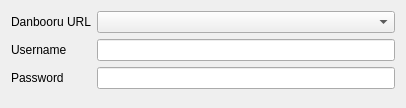
<?xml version="1.0" encoding="UTF-8"?>
<ui version="4.0">
 <class>connectForm</class>
 <widget class="QWidget" name="connectForm">
  <property name="geometry">
   <rect>
    <x>0</x>
    <y>0</y>
    <width>406</width>
    <height>108</height>
   </rect>
  </property>
  <property name="windowTitle">
   <string/>
  </property>
  <layout class="QFormLayout" name="formLayout">
   <property name="fieldGrowthPolicy">
    <enum>QFormLayout::ExpandingFieldsGrow</enum>
   </property>
   <item row="1" column="0">
    <widget class="QLabel" name="urlLabel">
     <property name="text">
      <string>Danbooru URL</string>
     </property>
    </widget>
   </item>
   <item row="2" column="0">
    <widget class="QLabel" name="userLabel">
     <property name="text">
      <string>Username</string>
     </property>
    </widget>
   </item>
   <item row="2" column="1">
    <widget class="KLineEdit" name="userLineEdit">
     <property name="clickMessage">
      <string>Danbooru username (optional)</string>
     </property>
    </widget>
   </item>
   <item row="4" column="0">
    <widget class="QLabel" name="passwordLabel">
     <property name="text">
      <string>Password</string>
     </property>
    </widget>
   </item>
   <item row="4" column="1">
    <widget class="KLineEdit" name="passwdLineEdit">
     <property name="clickMessage">
      <string>Danbooru password (optional)</string>
     </property>
     <property name="passwordMode">
      <bool>true</bool>
     </property>
    </widget>
   </item>
   <item row="1" column="1">
    <widget class="KComboBox" name="danbooruUrlComboBox">
     <property name="sizePolicy">
      <sizepolicy hsizetype="MinimumExpanding" vsizetype="Fixed">
       <horstretch>0</horstretch>
       <verstretch>0</verstretch>
      </sizepolicy>
     </property>
     <property name="editable">
      <bool>false</bool>
     </property>
    </widget>
   </item>
  </layout>
 </widget>
 <customwidgets>
  <customwidget>
   <class>KLineEdit</class>
   <extends>QLineEdit</extends>
   <header>klineedit.h</header>
  </customwidget>
  <customwidget>
   <class>KComboBox</class>
   <extends>QComboBox</extends>
   <header>kcombobox.h</header>
  </customwidget>
 </customwidgets>
 <resources/>
 <connections/>
</ui>
